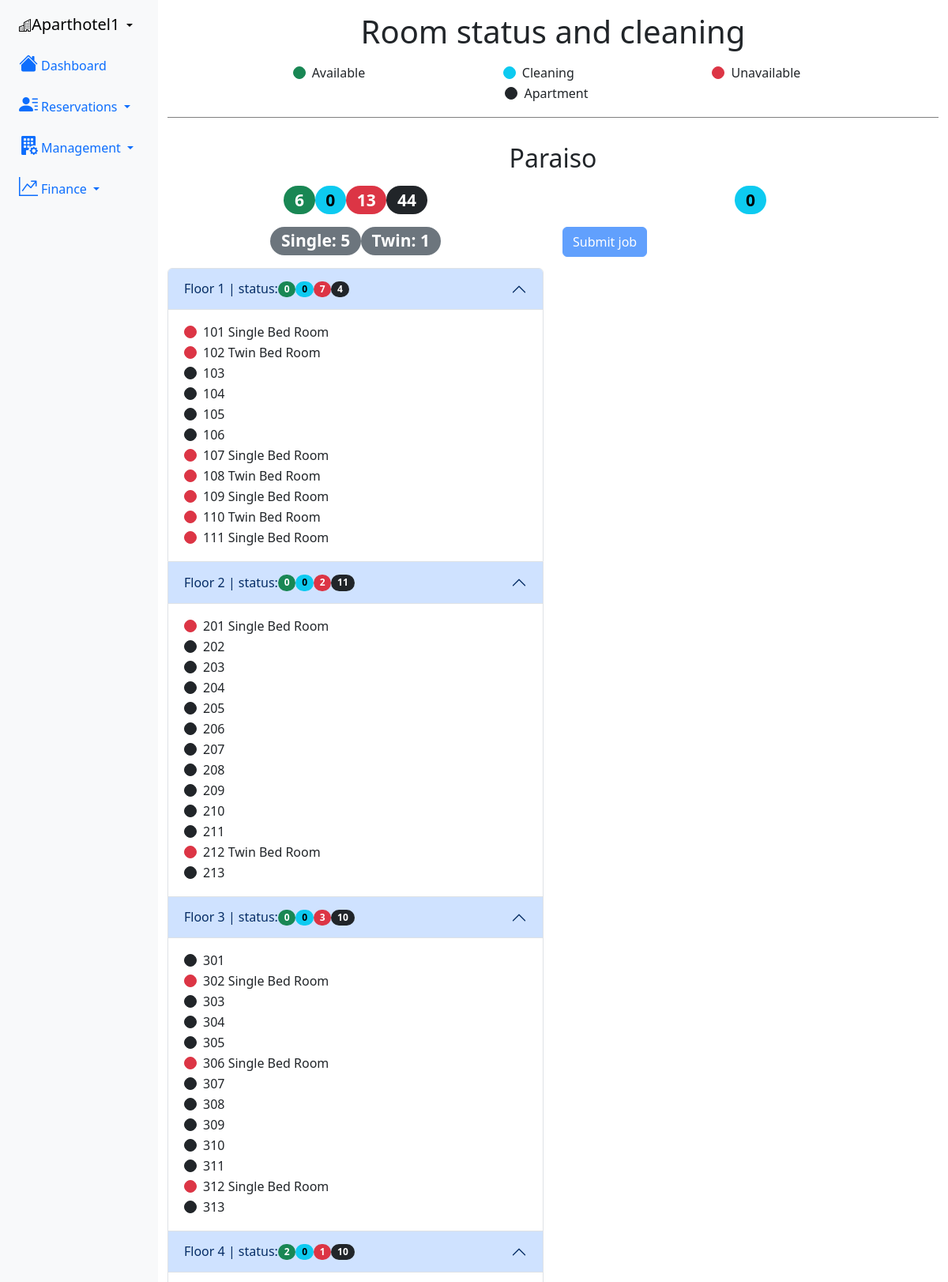
Screenshot of /website/roomStatus/ (upper part) with the database file from the repository.
### website/models.py (models this page shows, shortened)
class buildingRoom(models.Model):
    STATUS = (
        ("available", "Available"),
        ("unavailable", "Unavailable"),
        ("cleaning", "Cleaning"),
        ("apartment", "Apartment")
    )
    ROOMSECTION = (
        ("Hotel", "Hotel"),
        ("Apartment", "Apartment")
    )
    ROOMTYPE = (
        ("Single Bed Room", "Single Bed Room"),
        ("Twin Bed Room", "Twin Bed Room"),
    )
    roomNum = models.IntegerField(primary_key=True)
    roomFloor = models.IntegerField()
    roomType = models.CharField(max_length=25, choices=ROOMTYPE, blank=True)
    roomStatus = models.CharField(max_length=15, choices=STATUS)
    listedWebsites = models.ForeignKey(bookingWebsite, on_delete=models.CASCADE, null=True, blank=True)
    roomSection = models.CharField(max_length=10, choices=ROOMSECTION)
    propertyName = models.ForeignKey(building, on_delete=models.CASCADE)

### website/views.py (the view)
# urls.py: path('roomStatus/', views.roomStatus, name='roomStatus'),
def roomStatus(request):
    if request.method == 'POST':
        form = cleaningForm(request.POST)
        if form.is_valid():
            roomNum = form.cleaned_data['roomNum']
            roomNum.update(roomStatus='available')
    else:
        form = cleaningForm()
    context = {
        'paraisoFloorRooms': buildingStatus('floorRoom'),
        'paraisoRoomStatus': buildingStatus('roomStatus'),
        'paraisoRoomTypeCount': buildingStatus('roomTypeCount'),
        'toClean': buildingStatus('toClean'),
        'form': form,
    }
    return render(request, 'roomStatus.html', context)

### website/forms.py
class cleaningForm(forms.Form):
    roomNum = forms.ModelMultipleChoiceField(
        queryset=buildingRoom.objects.filter(roomStatus='cleaning'),
        widget=forms.CheckboxSelectMultiple,
        label=''
    )

### website/templates/website/roomStatus.html (shortened to what this page needs)
{% extends 'website/baseTemplate.html' %}
{% block content %}
    <div class="col">
        <div class="row">
            <div class="col">
                <div class="d-flex justify-content-center">
                    <h1 class="page-header m-3">Room status and cleaning</h1>
                </div>
            </div>
        </div>
        <div class="row">
            <div class="col d-flex justify-content-evenly">
                <div class="form-check form-check-inline">
                    <input class="form-check-input" type="radio" id="available" checked>
                    <label class="form-check-label">Available</label>
                </div>
                <div class="form-check form-check-inline">
                    <input class="form-check-input" type="radio" id="cleaning" checked>
                    <label class="form-check-label">Cleaning</label>
                </div>
                <div class="form-check form-check-inline">
                    <input class="form-check-input" type="radio" id="unavailable" checked>
                    <label class="form-check-label">Unavailable</label>
                </div>
            </div>
        </div>
        <div class="row">
            <div class="col d-flex justify-content-evenly">
                <div class="form-check form-check-inline">
                    <input class="form-check-input" type="radio" id="apartment" checked>
                    <label class="form-check-label">Apartment</label>
                </div>
            </div>
        </div>
        <hr>
        <div class="row">
            <div class="col d-flex justify-content-center">
                <h2 class="page-header m-3">Paraiso</h1>
            </div>
        </div>
        <div class="row">
            <div class="col">
                <div class="row">
                    <div class="col">
                        <h3 class="page-header mb-3 d-flex justify-content-center">
                            <span class="badge rounded-pill text-bg-success">{{ paraisoRoomStatus.available }}</span>
                            <span class="badge rounded-pill text-bg-info">{{ paraisoRoomStatus.cleaning }}</span>
                            <span class="badge rounded-pill text-bg-danger">{{ paraisoRoomStatus.unavailable }}</span>
                            <span class="badge rounded-pill text-bg-dark">{{ paraisoRoomStatus.apartment }}</span>
                        </h3>
                    </div>
                </div>
                <div class="row">
                    <div class="col">
                        <h3 class="page-header mb-3 d-flex justify-content-center">
                            <span class="badge rounded-pill text-bg-secondary">Single:
                                {{ paraisoRoomTypeCount.single }}
                            </span>
                            <span class="badge rounded-pill text-bg-secondary">Twin:
                                {{ paraisoRoomTypeCount.twin }}
                            </span>
                        </h3>
                    </div>
                </div>
                <div class="accordion">
                    {% for floor, floorInfo in paraisoFloorRooms.items %}
                        <div class="accordion-item">
                            <h2 class="accordion-header">
                                <button class="accordion-button" type="button">
                                Floor {{floor}} | status:
                                <span class="badge rounded-pill text-bg-success">{{ floorInfo.available }}</span>
                                <span class="badge rounded-pill text-bg-info">{{ floorInfo.cleaning }}</span>
                                <span class="badge rounded-pill text-bg-danger">{{ floorInfo.unavailable }}</span>
                                <span class="badge rounded-pill text-bg-dark">{{ floorInfo.apartment }}</span>
                                </button>
                            </h2>
                            <div class="accordion-collapse collapse show">
                                <div class="accordion-body">
                                    <div class="row">
                                        <div class="col-12">
                                            {% for room in floorInfo.rooms%}
                                                <div class="form-check">
                                                    <input class="form-check-input" type="radio" id="{{room.roomStatus}}" checked>
                                                    <label class="form-check-label">
                                                        {{room.roomNum}}
                                                        {% if room.roomStatus == 'apartment' %}
                                                        {% else %}
                                                            {{ room.roomType }}
                                                        {% endif %}
                                                    </label>
                                                </div>
                                            {% endfor %}
                                        </div>
                                    </div>
                                </div>
                            </div>
                        </div>
                    {% endfor %}
                </div>
            </div>
            <div class="col">
                <h3 class="page-header mb-3 d-flex justify-content-center">
                    <span class="badge rounded-pill text-bg-info">{{ paraisoRoomStatus.cleaning }}</span>
                </h3>
                <form method="post">
                    <button type="submit" class="btn btn-primary" {% if paraisoRoomStatus.cleaning == 0 %} disabled {% endif %} >Submit job</button>
                </form>
            </div>
        </div>
    </div>
{% endblock %}

### website/templates/website/baseTemplate.html (shortened to what this page needs)
<!DOCTYPE html>
{% load static %}
<html>
    <head>
        <link href="https://cdn.jsdelivr.net/npm/bootstrap@5.3.0-alpha3/dist/css/bootstrap.min.css" rel="stylesheet">
        <link rel="stylesheet" href="https://cdn.jsdelivr.net/npm/bootstrap-icons@1.10.3/font/bootstrap-icons.css">
        <link rel="stylesheet" href="{% static 'website/style.css' %}">
        <link rel="stylesheet" href="https://www.jsdelivr.com/package/npm/chart.js?path=dist">
    </head>
    <body>
        <div class="container-fluid overflow-hidden">
            <div class="row vh-100 overflow-auto">
                <div class="col-12 col-lg-2 col-xl-2 px-lg-2 px-0 bg-light d-flex sticky-top">
                    <div class="d-flex flex-lg-column flex-row flex-grow-1 align-items-center align-items-lg-start px-3 pt-2 text-white">
                        <ul class="nav nav-pills flex-lg-column flex-row flex-nowrap flex-shrink-1 flex-lg-grow-0 flex-grow-1 mb-0 justify-content-center align-items-center align-items-lg-start" id="menu">
                            <li class="dropdown">
                                <a href="#" class="nav-link dropdown-toggle px-lg-0 px-1 text-black text-decoration-none" data-bs-toggle="dropdown">
                                    <i class="bi-buildings"></i><span class="fs-5">Aparthotel1</span>
                                </a>
                            </li>
                        </ul>
                        <ul class="nav nav-pills flex-lg-column flex-row flex-nowrap flex-shrink-1 flex-lg-grow-0 flex-grow-1 mb-lg-auto mb-0 justify-content-center align-items-center align-items-lg-start" id="menu">
                            <li class="nav-item">
                                <a href="{% url 'index' %}" class="nav-link px-lg-0 px-2">
                                    <i class="bi-house-fill myicon"></i><span class="ms-1 d-none d-lg-inline">Dashboard</span>
                                </a>
                            </li>
                            <li class="dropdown">
                                <a href="#" class="nav-link dropdown-toggle px-lg-0 px-1" id="dropdown" data-bs-toggle="dropdown" aria-expanded="false">
                                    <i class="bi-person-lines-fill myicon"></i><span class="ms-1 d-none d-lg-inline">Reservations</span>
                                </a>
                            </li>
                            <li class="dropdown">
                                <a href="#" class="nav-link dropdown-toggle px-lg-0 px-1" id="dropdown" data-bs-toggle="dropdown" aria-expanded="false">
                                    <i class="bi-building-fill-gear myicon"></i><span class="ms-1 d-none d-lg-inline">Management</span>
                                </a>
                            </li>
                            <li class="dropdown">
                                <a href="#" class="nav-link dropdown-toggle px-lg-0 px-1" id="dropdown" data-bs-toggle="dropdown" aria-expanded="false">
                                    <i class="bi-graph-up-arrow myicon"></i><span class="ms-1 d-none d-lg-inline">Finance</span>
                                </a>
                            </li>
                        </ul>
                    </div>
                </div>
                <div class="col-lg-10 d-flex flex-column h-sm-100 min-vh-100" >
                    <main class="row overflow-auto">
                        {% block content %}
                        {% endblock %}
                    </main>
                </div>
            </div>
        </div>
    </body>
</html>

### website/static/website/style.css (style rules this page uses)
@media (min-width: 576px) { .min-vh-100 { height: 100%; } }
hr { height: 1px; background-color: black; border: none; opacity: 0.5; }
#available { background-color: #198754; border-color: #198754; background-image: none; }
#cleaning { background-color: #0dcaf0; border-color: #0dcaf0; background-image: none; }
#unavailable { background-color: #dc3545; border-color: #dc3545; background-image: none; }
#apartment { background-color: #212529; border-color: #212529; background-image: none; }
.myicon { font-size: 24px; }

### rows the page displays
buildingRoom: roomNum "101", roomType "Single Bed Room"
buildingRoom: roomNum "102", roomType "Twin Bed Room"
buildingRoom: roomNum "103"
buildingRoom: roomNum "104"
buildingRoom: roomNum "105"
buildingRoom: roomNum "106"
buildingRoom: roomNum "107", roomType "Single Bed Room"
buildingRoom: roomNum "108", roomType "Twin Bed Room"
buildingRoom: roomNum "109", roomType "Single Bed Room"
buildingRoom: roomNum "110", roomType "Twin Bed Room"
buildingRoom: roomNum "111", roomType "Single Bed Room"
buildingRoom: roomNum "201", roomType "Single Bed Room"
buildingRoom: roomNum "202"
buildingRoom: roomNum "203"
buildingRoom: roomNum "204"
buildingRoom: roomNum "205"
buildingRoom: roomNum "206"
buildingRoom: roomNum "207"
buildingRoom: roomNum "208"
buildingRoom: roomNum "209"
buildingRoom: roomNum "210"
buildingRoom: roomNum "211"
buildingRoom: roomNum "212", roomType "Twin Bed Room"
buildingRoom: roomNum "213"
buildingRoom: roomNum "301"
buildingRoom: roomNum "302", roomType "Single Bed Room"
buildingRoom: roomNum "303"
buildingRoom: roomNum "304"
buildingRoom: roomNum "305"
buildingRoom: roomNum "306", roomType "Single Bed Room"
buildingRoom: roomNum "307"
buildingRoom: roomNum "308"
buildingRoom: roomNum "309"
buildingRoom: roomNum "310"
buildingRoom: roomNum "311"
buildingRoom: roomNum "312", roomType "Single Bed Room"
buildingRoom: roomNum "313"

### other values shown
{{ paraisoRoomStatus.available }} "6"
{{ paraisoRoomStatus.cleaning }} "0"
{{ paraisoRoomStatus.unavailable }} "13"
{{ paraisoRoomStatus.apartment }} "44"
{{ paraisoRoomTypeCount.single }} "5"
{{ paraisoRoomTypeCount.twin }} "1"
{{ floor }} "1" "2" "3" "4"
{{ floorInfo.available }} "0" "0" "0" "2"
{{ floorInfo.cleaning }} "0" "0" "0" "0"
{{ floorInfo.unavailable }} "7" "2" "3" "1"
{{ floorInfo.apartment }} "4" "11" "10" "10"
